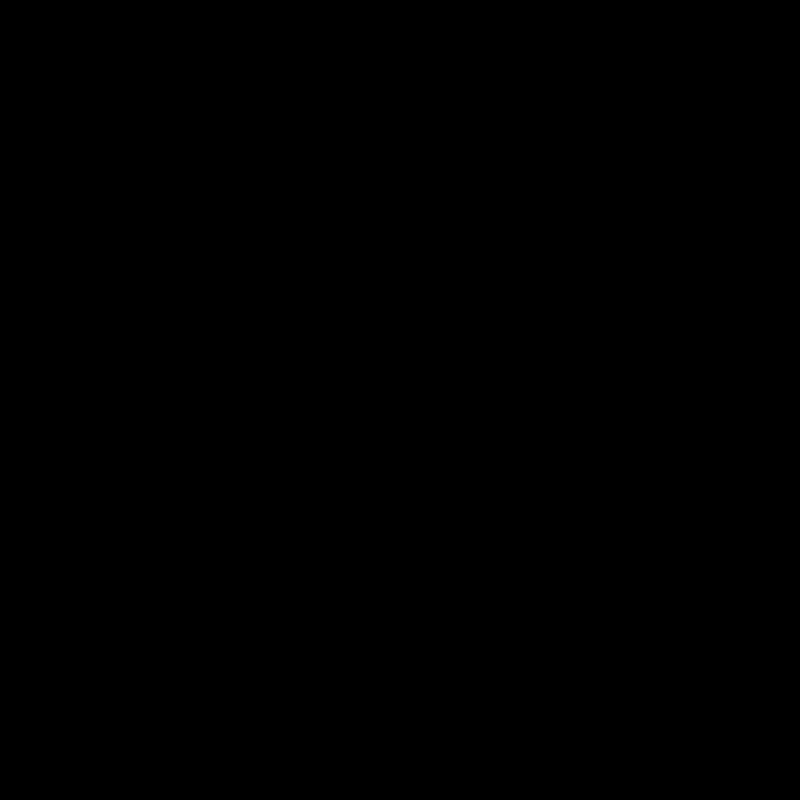
Frame 1 (no input)
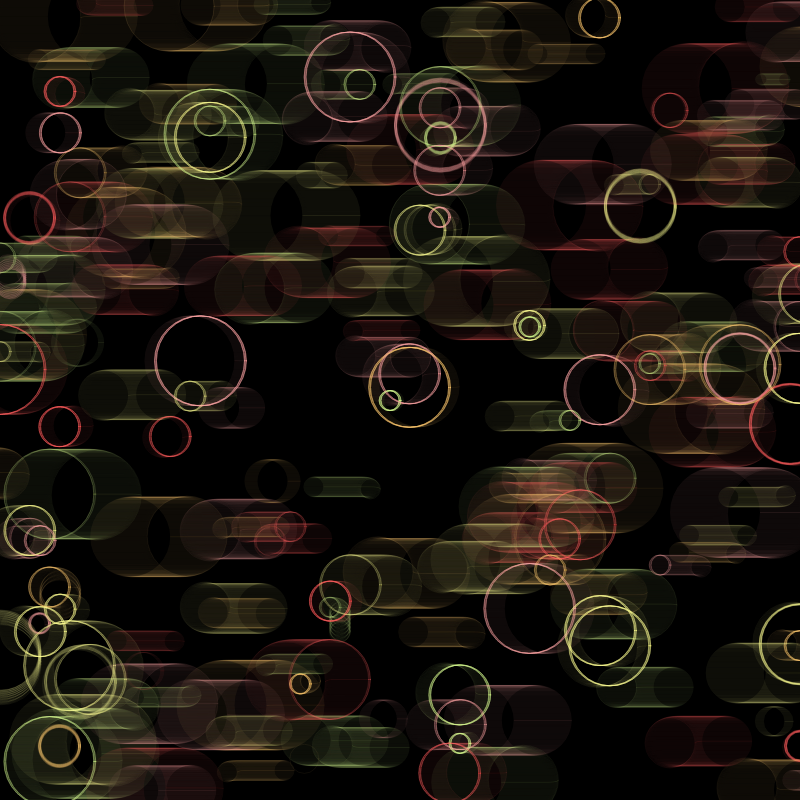
Frame 60 (no input)
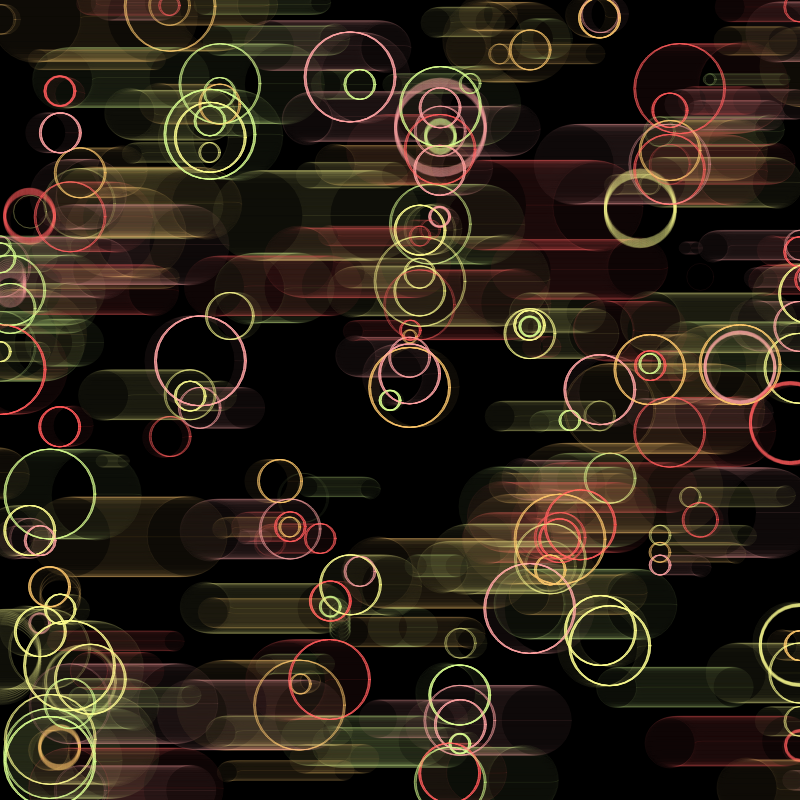
Frame 120 (the mouse pressed at the canvas centre since frame 60)

The p5.js sketch that drew these frames (run headless with seeded random() and noise() and a simulated clock; from frame 60 on, the mouse is pressed at the canvas centre):

// p5.js sketch
// ── sketch.js
// Factors of  1200:
// 1, 2, 3, 4, 5, 6, 8, 10, 12, 15, 16, 20, 24, 25, 30, 40, 48, 50, 60, 75, 80, 100, 120, 150, 200, 240, 300, 400, 600, 1200
//
// Factors of 800:
// 1, 2, 4, 5, 8, 10, 16, 20, 25, 32, 40, 50, 80, 100, 160, 200, 400, 800
const FIELD_SIZE = 10; 
const NUM_FRAMES = 2550;
let DEBUG_MODE = true;

const PARTICLE_COUNT = 200;
let particles = [];
let total_particles = PARTICLE_COUNT;

let flowfield;
let starting_points = [];

let avgGen = 0;

function setup() {
  createCanvas(800, 800);
  background(0);
  noiseSeed(1002);

  flowfield = new FlowField(FIELD_SIZE);


  for (let i = 0; i < PARTICLE_COUNT; i++) {
    let { startX, startY, particleColor } = nextStartState();
    particles[i] = new Particle(startX, startY, particleColor);
  }
}

function draw() {
  // flowfield.update();

  for (let i = 0; i < particles.length; i++) {
    particles[i].follow(flowfield);
    particles[i].update(flowfield);
    particles[i].show();
  }

  if (DEBUG_MODE) {
    if (frameCount % 100 == 0) printStatus();
    if (frameCount == NUM_FRAMES) noLoop();
  }
}

function generateStartingPoints() {
  let points = [];
  let x = width *  1.00;
  let scl = height / PARTICLE_COUNT;
  for (let i = 0; i < PARTICLE_COUNT; i++) {
    points.push({
      startX: x,
      startY: scl * i,
      particleColor: getColor(x, scl * i),
    })
  }
  return points;
}

let pointsIncrementor = 0;
function nextStartState() {
  let startX = random(width);
  let startY = random(height);
  let particleColor = getColor(startX, startY);
  return {startX, startY, particleColor};
}

let sorbet = [
  [255, 169, 169],
  [255, 245, 147],
  [208, 255, 153],
  [255, 103, 103],
  [255, 195, 120],
]
  
let colorIndex = 0;
function getColor(startX, startY) {
  let a = 15;
  let palette = [...sorbet];
  let c = palette[colorIndex++ % palette.length];
  return [...c, a];
}

function printStatus() {
  let fc = frameCount
  let avg = averageAge().toFixed(1);
  let ls = averageLifespan().toFixed(1);
  let gen = averageGeneration().toFixed(1);
  let tot = total_particles;
  let fr = frameRate().toFixed(1);
  let s = `${fc}\tavg: ${avg} ls: ${ls} gen: ${gen} total: ${tot} fr: ${fr}`
  console.log(s);
}

function averageAge() {
  return particles.reduce((prev, curr) => prev + int(curr.age), 0) / particles.length;
}

function averageGeneration() {
  avgGen = particles.reduce((prev, curr) => prev + int(curr.generation), 0) / particles.length;
  return avgGen;
}

function averageLifespan() {
  return particles.reduce((prev, curr) => prev + int(curr.lifetime), 0) / particles.length;
}

function keyPressed() {
  switch (key) {
    case 'S':
      loop();
      console.log("Started looping");
      break;
    case ' ':
      noLoop();
      console.log("Stopped looping");
      break;
    default:
      break;
  }
}

// ── field.js
function FlowField(fieldSize) {
  let xIncr = 0.08;
  let yIncr = xIncr;
  let zIncr = 0.02;
  // let zOff = 10.02;
  let zOff = 0.0;

  this.fieldSize = fieldSize;
  this.cols = floor(width / this.fieldSize);
  this.rows = floor(height / this.fieldSize);

  this.field = new Array(this.cols * this.rows);



  this.update = function updateFlowField() {
    let yOff = 0.0;
    for (let y = 0; y < this.rows; y++) {
      let xOff = 0;
      for (let x = 0; x < this.cols; x++) {
        let idx = x + (y * this.cols);
        let angle = generateFieldAngle(xOff, yOff, zOff);
        let v = p5.Vector.fromAngle(angle);
        v.setMag(0.5);
        this.field[idx] = v;

        xOff += xIncr;
      }
      yOff += yIncr;
    }

    if (frameCount % 10 == 0) {
      // zOff += 0.2;
      // console.log(frameCount);
      // zIncr = 0.0
      zOff += zIncr;
    }
  }

  this.update();

  this.getVector = function getVectorFlowField(_x, _y) {
    let x = floor(_x / this.fieldSize);
    let y = floor(_y / this.fieldSize);
    let idx = x + (y * this.cols);
    let vector = this.field[idx];
    return vector;
  }

  function generateFieldAngle(xOff, yOff, zOff) {
    let n = noise(xOff, yOff, zOff); // 0 < n < 1
    let f = 2;
    n = floor(n * f) / f;
    return - n * TWO_PI;
  }
}
// ── particle.js
MIN_LIFESPAN = 30;
MAX_LIFESPAN = 500;

MIN_SIZE = 10;
MAX_SIZE = 50;

function Particle(x, y, c) {
  this.pos = createVector(x, y);
  this.vel = createVector(random(-TWO_PI, TWO_PI), random(-TWO_PI, TWO_PI));
  this.acc = createVector(0, 0);
  this.diameter = floor(random(MIN_SIZE, MAX_SIZE) / 5) * 10;
  this.maxSpeed = 1;
  this.lifetime = int(random(MIN_LIFESPAN, MAX_LIFESPAN));
  this.age = 0;
  this.generation = 0;
  this.strokeWeight = 0.3;
  this.color = c;
  this.living = true;

  this.prevPos = this.pos.copy();

  this.update = function updateParticle(field) {
    if (this.living && this.age < this.lifetime) {
      this.vel.add(this.acc);
      this.vel.limit(this.maxSpeed);
      this.direction = p5.Vector.sub(this.pos, this.prevPos);
      this.prevPos = this.pos.copy();
      this.pos.add(this.vel);
      this.acc.mult(0);
      this.edges();
      this.age += 1;
    } else {
      // this.living = false;
      let { startX, startY, particleColor } = nextStartState();
      this.color = particleColor
      this.pos = createVector(startX, startY);
      this.prevPos = this.pos.copy();
      this.vel = createVector(0, 0);
      this.acc = createVector(0, 0);
      this.lifetime = int(random(MIN_LIFESPAN, MAX_LIFESPAN))
      this.age = 0;
      this.generation += 1;
      this.diameter = random(MIN_SIZE, MAX_SIZE);
      // this.color = getColor(startX, startY, this.generation);
      total_particles++;
    }
  }

  this.applyForce = function applyForceParticle(force) {
    this.acc.add(force);
  }

  this.follow = function followParticle(flowfield) {
    let force = flowfield.getVector(this.pos.x, this.pos.y);
    this.applyForce(force);
  }

  this.show = function showParticle() {
    if (this.living) {
      if (this.age > 2 && frameCount > 0) {
        noFill();
        stroke(this.color);
        // noStroke();
        // fill(this.color);
        ellipse(this.pos.x, this.pos.y, this.diameter);
      }
    }
  }

  this.edges = function() {
    // if (this.pos.x > width) {
    //   this.pos.x = 0;
    //   this.prevPos = this.pos.copy();
    // }
    // if (this.pos.x < 0) {
    //   this.pos.x = width;
    //   this.prevPos = this.pos.copy();
    // }
    if (this.pos.y > height) {
      this.pos.y = 0;
      this.prevPos = this.pos.copy();
    }
    if (this.pos.y < 0) {
      this.pos.y = height;
      this.prevPos = this.pos.copy();
    }
  }
}
